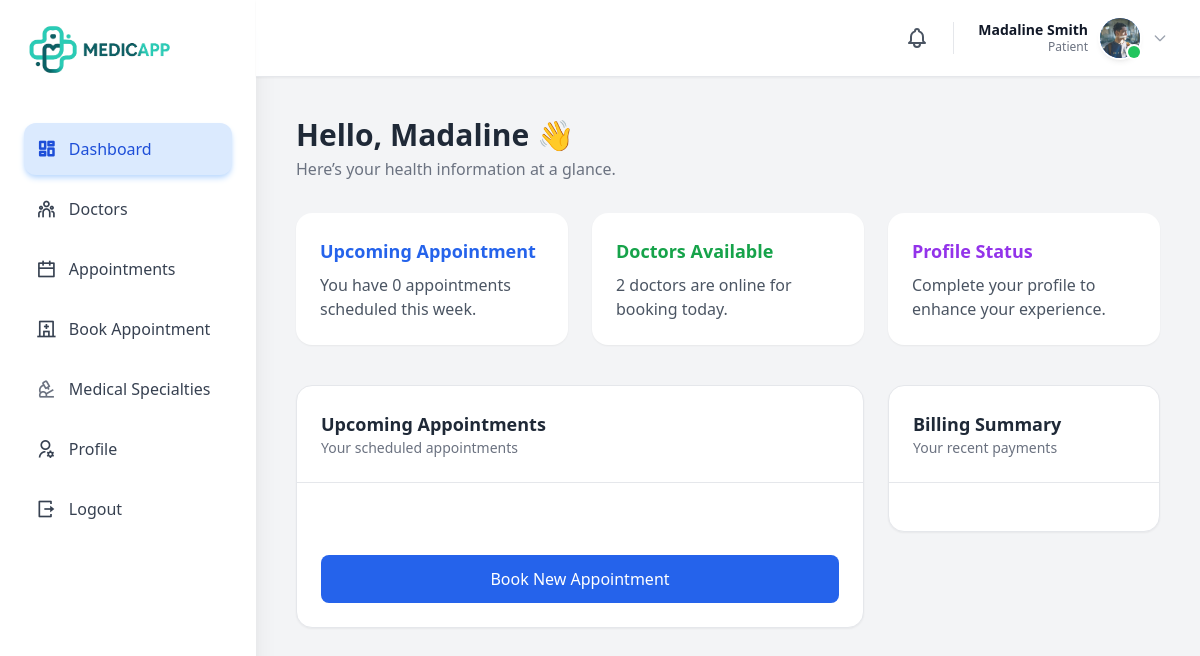
Page /patient/dashboard (signed in) on the committed database.
### app/models/patient.py (models this page shows, shortened)
class Patient(db.Model):
    __tablename__ = "patient"
    patient_id: Mapped[int] = mapped_column(
        Integer, primary_key=True, autoincrement=True
    )
    account_id: Mapped[int] = mapped_column(
        ForeignKey("account.account_id"),
        unique=True,
        nullable=False
    )
    firstname: Mapped[str] = mapped_column(String(50), nullable=False)
    middlename: Mapped[str | None] = mapped_column(String(50), nullable=True)
    lastname: Mapped[str] = mapped_column(String(50), nullable=False)
    gender: Mapped[str] = mapped_column(EncryptedColumn(), nullable=False)
    birthdate: Mapped[date] = mapped_column(Date, nullable=False)
    age: Mapped[int] = mapped_column(Integer, nullable=False)
    blood_type: Mapped[str | None] = mapped_column(EncryptedColumn(), nullable=True)
    civil_status: Mapped[str | None] = mapped_column(EncryptedColumn(), nullable=True)
    current_house_no: Mapped[str | None] = mapped_column(EncryptedColumn(), nullable=True)
    current_street: Mapped[str | None] = mapped_column(EncryptedColumn(), nullable=True)
    current_barangay: Mapped[str | None] = mapped_column(EncryptedColumn(), nullable=True)
    current_city: Mapped[str | None] = mapped_column(EncryptedColumn(), nullable=True)
    current_province: Mapped[str | None] = mapped_column(EncryptedColumn(), nullable=True)
    current_zipcode: Mapped[str | None] = mapped_column(EncryptedColumn(), nullable=True)
    permanent_house_no: Mapped[str] = mapped_column(EncryptedColumn(), nullable=False)
    permanent_street: Mapped[str | None] = mapped_column(EncryptedColumn(), nullable=True)
    permanent_barangay: Mapped[str] = mapped_column(EncryptedColumn(), nullable=False)
    permanent_city: Mapped[str] = mapped_column(EncryptedColumn(), nullable=False)
    permanent_province: Mapped[str] = mapped_column(EncryptedColumn(), nullable=False)
    permanent_zipcode: Mapped[str] = mapped_column(EncryptedColumn(), nullable=False)
    phone: Mapped[str] = mapped_column(nullable=False)
    phone_otp: Mapped[str | None] = mapped_column(EncryptedColumn(), nullable=True)
    phone_otp_expiry: Mapped[datetime | None] = mapped_column(DateTime, nullable=True)
    phone_verified: Mapped[bool] = mapped_column(default=False, nullable=False)
    email: Mapped[str | None] = mapped_column(nullable=True)
    email_otp: Mapped[str | None] = mapped_column(EncryptedColumn(), nullable=True)
    email_otp_expiry: Mapped[datetime | None] = mapped_column(DateTime, nullable=True)
    email_verified: Mapped[bool] = mapped_column(default=False, nullable=False)
    ec_name: Mapped[str | None] = mapped_column(EncryptedColumn(), nullable=True)
    ec_phone: Mapped[str | None] = mapped_column(EncryptedColumn(), nullable=True)
    ec_relation: Mapped[str | None] = mapped_column(EncryptedColumn(), nullable=True)
    ec_address: Mapped[str | None] = mapped_column(EncryptedColumn(), nullable=True)
    profile_image: Mapped[str | None] = mapped_column(nullable=True)
    missed_appointments = db.Column(db.Integer, default=0)
    is_suspended = db.Column(db.Boolean, default=False)
    suspended_at = db.Column(db.DateTime, nullable=True)
    created_at: Mapped[datetime] = mapped_column(
        DateTime, default=datetime.utcnow, nullable=False
    )
    updated_at: Mapped[datetime] = mapped_column(
        DateTime,
        default=datetime.utcnow,
        onupdate=datetime.utcnow,
        nullable=False
    )
    account: Mapped["Account"] = relationship(back_populates="patient")
    appointments: Mapped[list["Appointment"]] = relationship(back_populates="patient")
    records: Mapped[list["MedicalRecord"]] = relationship(back_populates="patient")
    notifications: Mapped[list["Notification"]] = relationship(back_populates="patient")
    history: Mapped["PatientHistoryBackground"] = relationship(
        back_populates="patient",
        uselist=False,
        cascade="all, delete-orphan"
    )
    medical_visibility: Mapped["MedicalVisibility"] = relationship(
        back_populates="patient",
        uselist=False,
        cascade="all, delete-orphan"
    )
    appointment_visibility: Mapped[list["AppointmentVisibility"]] = relationship(
        back_populates="patient",
        cascade="all, delete-orphan"
    )

### app/routes/patient/dashboard.py (the view)
@patient_bp.route('/dashboard')
@login_required
def patient_dashboard():
    today = date.today()
    patient = Patient.query.filter_by(account_id=current_user.account_id).first()
    if not patient:
        flash("Finish your profile first!","warning")
        return redirect(url_for('patient.create_profile'))
    decrypted_patient = get_patient_cache(patient.patient_id)
    appointments = Appointment.query.filter_by(patient_id=patient.patient_id).all()
    doctors = Doctor.query.all()
    five_days_ahead = today + timedelta(days=5)
    upcoming = Appointment.query \
            .filter(
                Appointment.patient_id == patient.patient_id,
                Appointment.appointment_date >= today,
                Appointment.appointment_date <= five_days_ahead
            ) \
            .order_by(Appointment.appointment_date.asc()) \
            .all()
    total_payment = db.session.query(func.sum(PaymentRecord.amount)) \
        .join(Appointment, PaymentRecord.appointment_id == Appointment.appointment_id) \
        .filter(Appointment.patient_id == patient.patient_id) \
        .scalar()
    total_payment = total_payment or 0  # Handle None if no payments found
    return render_template('patient/patient_dashboard.html',
                           patient=decrypted_patient,
                           appointments=appointments,
                           doctors=doctors,
                           upcoming=upcoming,
                           payment=total_payment
                           )

### app/models/account.py (called while the page is built)
    @property
    def is_authenticated(self):
        return True

### app/routes/auth/login.py (called while the page is built)
@login_manager.user_loader
def load_user(account_id):
    return Account.query.get(int(account_id))

### app/security/crypto.py (called while the page is built)
def derive_key(master_key: bytes, salt: bytes) -> bytes:
    kdf = PBKDF2HMAC(
        algorithm=hashes.SHA256(),
        length=32,  # AES-256
        salt=salt,
        iterations=PBKDF2_ITERATIONS,
    )
    return kdf.derive(master_key)

def decrypt_value(data):
    if data is None:
        return None
    if not isinstance(data, str):
        return str(data)
    try:
        payload = json.loads(data)
    except Exception:
        return data
    required_keys = {"salt", "nonce", "ciphertext"}
    if not required_keys.issubset(payload):
        return data
    try:
        salt = base64.b64decode(payload["salt"])
        nonce = base64.b64decode(payload["nonce"])
        ciphertext = base64.b64decode(payload["ciphertext"])
        key = derive_key(MASTER_KEY, salt)
        aesgcm = AESGCM(key)
        plaintext = aesgcm.decrypt(nonce, ciphertext, None)
        return plaintext.decode()
    except Exception:
        return None

def safe_decrypt(value):
    if not value:
        return value
    try:
        return decrypt_value(value)
    except Exception:
        return value  # fallback for non-encrypted/legacy data

### app/security/encrypted_column.py (called while the page is built)
    def process_result_value(self, value, dialect):
        if value is None:
            return value
        try:
            plaintext = decrypt_value(value)
            if audit_logger:
                audit_logger.info(
                    "Decryption event",
                    extra={"column": "EncryptedColumn"}
                )
            return plaintext
        except Exception:
            return value

### app/templates/patient/patient_dashboard.html (shortened to what this page needs)
{% extends 'base/layout.html' %}
{% block content %}
<div class="flex w-full bg-gray-100">
  {% include 'patient/patient_sidebar.html' %}
  <div class="flex-1 flex flex-col">
    {% include 'base/notification.html' %}
    <header class="bg-white border-b sticky top-0 z-40 shadow-sm backdrop-blur-sm bg-white/95">
      <div class="flex items-center justify-between px-4 sm:px-6 py-3">
        <div class="flex items-center gap-2 sm:gap-4">
            <div class="relative" id="notificationWrapper">
                <button class="relative p-2 rounded-xl text-gray-600 hover:bg-gray-100 transition-all"
                        id="notificationBtn"
                        aria-label="Notifications">
                </button>
            </div>
            <div class="relative group">
                <button class="flex items-center gap-3 px-2 py-1.5 rounded-xl hover:bg-gray-50 transition-all"
                        id="userMenuButton"
                        aria-expanded="false"
                        aria-haspopup="true">
                    <div class="hidden sm:block text-right">
                        <p class="text-sm font-semibold text-gray-900 leading-tight">
                            {{ patient.firstname }} {{ patient.lastname }}
                        </p>
                        <p class="text-xs text-gray-500">Patient</p>
                    </div>
                    <div class="relative">
                        <div class="w-10 h-10 bg-gradient-to-br from-blue-500 to-blue-600 rounded-full flex items-center justify-center shadow-md ring-2 ring-white">
                            {% if patient.profile_image %}
                            <img src="{{ url_for('static', filename='uploads/' + patient.profile_image) }}"
                                alt="Dr. {{ patient.firstname }} {{ patient.lastname }}"
                                class="w-full h-full object-cover rounded-full">
                            {% else %}
                                <span class="text-white font-semibold text-sm">
                                    {{ patient.firstname[0] if patient.firstname else 'U' }}
                                </span>
                            {% endif %}
                        </div>
                        <span class="absolute bottom-0 right-0 w-3 h-3 bg-green-500 rounded-full ring-2 ring-white"></span>
                    </div>
                    <svg class="hidden lg:block w-4 h-4 text-gray-400 transition-transform group-hover:rotate-180" fill="none" stroke="currentColor" viewBox="0 0 24 24">
                        <path stroke-linecap="round" stroke-linejoin="round" stroke-width="2" d="M19 9l-7 7-7-7"/>
                    </svg>
                </button>
            </div>
        </div>
      </div>
    </header>
    <main class="flex-1 p-6 lg:p-10">
      <h2 class="text-2xl lg:text-3xl font-bold text-gray-800">Hello, {{ patient.firstname }} 👋</h2>
      <p class="text-gray-500 mt-1">Here’s your health information at a glance.</p>
      <div class="grid grid-cols-1 md:grid-cols-3 gap-6 mt-8">
        <div class="bg-white shadow-sm rounded-2xl p-6 hover:shadow-md transition">
          <h3 class="text-lg font-semibold text-blue-600">Upcoming Appointment</h3>
          <p class="text-gray-600 mt-2">You have {{ upcoming|length }} appointments scheduled this week.</p>
        </div>
        <div class="bg-white shadow-sm rounded-2xl p-6 hover:shadow-md transition">
          <h3 class="text-lg font-semibold text-green-600">Doctors Available</h3>
          <p class="text-gray-600 mt-2">{{ doctors|length }} doctors are online for booking today.</p>
        </div>
        <div class="bg-white shadow-sm rounded-2xl p-6 hover:shadow-md transition">
          <h3 class="text-lg font-semibold text-purple-600">Profile Status</h3>
          <p class="text-gray-600 mt-2">Complete your profile to enhance your experience.</p>
        </div>
      </div>
    <div class="grid grid-cols-1 lg:grid-cols-3 gap-6 mt-10">
    <div class="lg:col-span-2 space-y-6">
        <div class="bg-white rounded-2xl shadow-sm border overflow-hidden">
        <div class="p-6 border-b">
            <h2 class="text-lg font-semibold text-gray-800">Upcoming Appointments</h2>
            <p class="text-sm text-gray-500">Your scheduled appointments</p>
        </div>
        <div class="p-6 space-y-4">
            <a href="{{ url_for('patient.request_appointment') }}"
            class="justify-center w-full bg-blue-600 text-white py-3 px-4 rounded-lg hover:bg-blue-700 transition-colors flex items-center mt-12">
            Book New Appointment
            </a>
        </div>
        </div>
    </div>
    <div class="space-y-6">
        <div class="bg-white rounded-2xl shadow-sm border overflow-hidden">
        <div class="p-6 border-b">
            <h2 class="text-lg font-semibold text-gray-800">Billing Summary</h2>
            <p class="text-sm text-gray-500">Your recent payments</p>
        </div>
        <div class="p-6 space-y-3">
        </div>
        </div>
    </div>
    </div>
  </div>
</div>
{% endblock %}

### rows in the picture
Patient: firstname "Madaline", lastname "Smith", profile_image (picture)

### other values in the picture
{{ upcoming|length }} "0"
{{ doctors|length }} "2"
